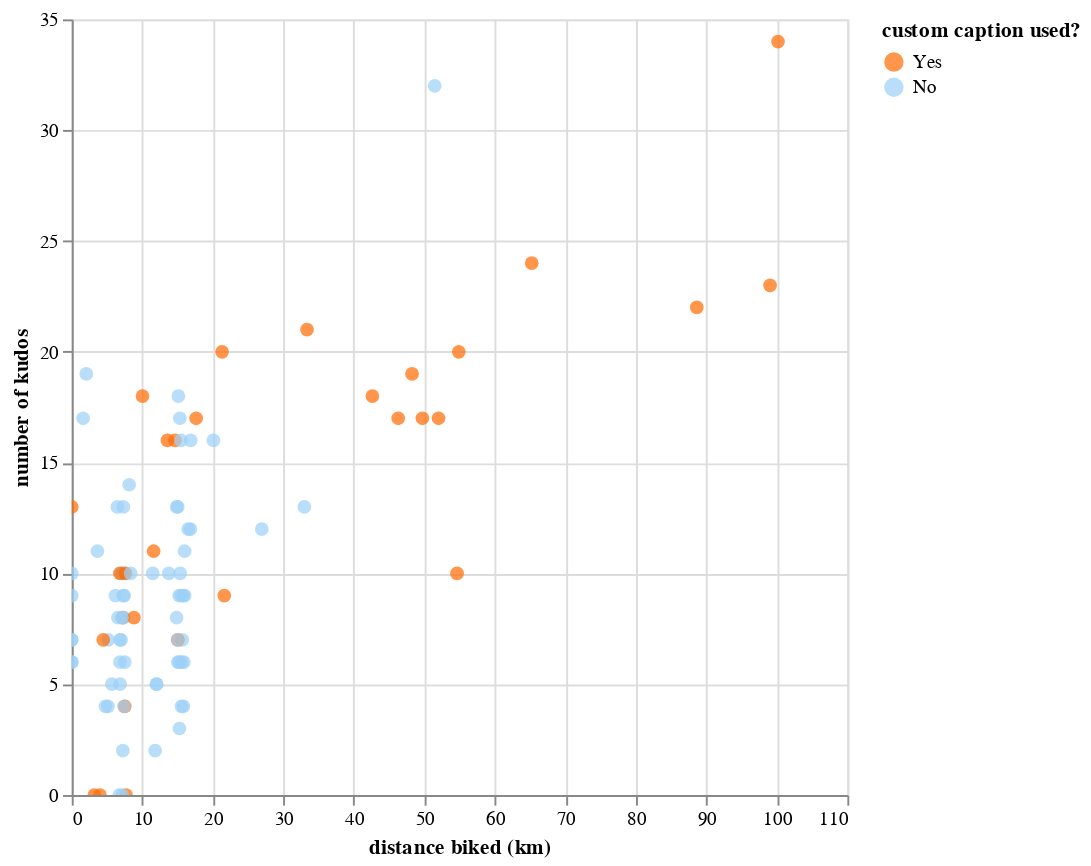

This figure's notebook cell:
### Code cell
caption_analysis_bike = caption_analysis.filter(col("type") == "Ride").collect()

# building the chart - bike
chart_bike = alt.Chart(caption_analysis_bike).mark_point().encode(
    alt.X("distance:Q").title("distance biked (km)"),
    alt.Y("kudos_count:Q").title("number of kudos"),
    alt.Color("custom_caption_flag:N", 
              title="custom caption used?", 
              scale=alt.Scale(domain=["Yes", "No"], range=["#ff6a00", "#9cd0f7"])),  
    tooltip="start_date_local:T",
).transform_calculate(
    custom_caption_flag="datum.custom_caption_flag == 1 ? 'Yes':'No'"
).configure_point(
    size=50,
    filled=True
).properties(
    width=400,
    height=400
).interactive()

chart_bike

### Figure 1 — Vega-Lite specification as saved in the notebook (floating-point values rounded to 4 significant figures)
{"config": {"view": {"continuousWidth": 300, "continuousHeight": 300}, "point": {"filled": true, "size": 50}}, "data": {"name": "data-7ec3dee433818f48f816f1c3ac1b882c"}, "mark": {"type": "point"}, "encoding": {"color": {"field": "custom_caption_flag", "scale": {"domain": ["Yes", "No"], "range": ["#ff6a00", "#9cd0f7"]}, "title": "custom caption used?", "type": "nominal"}, "tooltip": {"field": "start_date_local", "type": "temporal"}, "x": {"field": "distance", "title": "distance biked (km)", "type": "quantitative"}, "y": {"field": "kudos_count", "title": "number of kudos", "type": "quantitative"}}, "height": 400, "params": [{"name": "param_8", "select": {"type": "interval", "encodings": ["x", "y"]}, "bind": "scales"}], "transform": [{"calculate": "datum.custom_caption_flag == 1 ? 'Yes':'No'", "as": "custom_caption_flag"}], "width": 400, "$schema": "https://vega.github.io/schema/vega-lite/v5.20.1.json", "datasets": {"data-7ec3dee433818f48f816f1c3ac1b882c": [{"name": "cross training", "type": "Ride", "kudos_count": 13, "start_date_local": "2024-01-08T00:00:00", "moving_time": 2720, "elapsed_time": 2720, "distance": 0.0, "custom_caption_flag": 1}, {"name": "Evening Workout", "type": "Ride", "kudos_count": 10, "start_date_local": "2024-01-10T00:00:00", "moving_time": 1804, "elapsed_time": 1804, "distance": 0.0, "custom_caption_flag": 0}, {"name": "Morning Ride", "type": "Ride", "kudos_count": 11, "start_date_local": "2024-01-10T00:00:00", "moving_time": 723, "elapsed_time": 934, "distance": 3.638, "custom_caption_flag": 0}, {"name": "Afternoon Ride", "type": "Ride", "kudos_count": 17, "start_date_local": "2024-01-14T00:00:00", "moving_time": 696, "elapsed_time": 1323, "distance": 1.617, "custom_caption_flag": 0}, {"name": "Afternoon Workout", "type": "Ride", "kudos_count": 9, "start_date_local": "2024-01-19T00:00:00", "moving_time": 2705, "elapsed_time": 2705, "distance": 0.0, "custom_caption_flag": 0}, {"name": "Afternoon Workout", "type": "Ride", "kudos_count": 7, "start_date_local": "2024-01-22T00:00:00", "moving_time": 1809, "elapsed_time": 1809, "distance": 0.0, "custom_caption_flag": 0}, {"name": "Afternoon Workout", "type": "Ride", "kudos_count": 7, "start_date_local": "2024-01-29T00:00:00", "moving_time": 1810, "elapsed_time": 1810, "distance": 0.0, "custom_caption_flag": 0}, {"name": "Evening Workout", "type": "Ride", "kudos_count": 6, "start_date_local": "2024-01-30T00:00:00", "moving_time": 1805, "elapsed_time": 1805, "distance": 0.0, "custom_caption_flag": 0}, {"name": "Morning Ride", "type": "Ride", "kudos_count": 13, "start_date_local": "2024-04-23T00:00:00", "moving_time": 1506, "elapsed_time": 1903, "distance": 7.321, "custom_caption_flag": 0}, {"name": "Afternoon Ride", "type": "Ride", "kudos_count": 19, "start_date_local": "2024-04-28T00:00:00", "moving_time": 229, "elapsed_time": 229, "distance": 2.066, "custom_caption_flag": 0}, {"name": "Wandle trail with EG", "type": "Ride", "kudos_count": 18, "start_date_local": "2024-05-05T00:00:00", "moving_time": 2926, "elapsed_time": 3740, "distance": 10.03, "custom_caption_flag": 1}, {"name": "Night Ride", "type": "Ride", "kudos_count": 8, "start_date_local": "2024-05-16T00:00:00", "moving_time": 1505, "elapsed_time": 1602, "distance": 7.22, "custom_caption_flag": 1}, {"name": "Afternoon Ride", "type": "Ride", "kudos_count": 10, "start_date_local": "2024-05-16T00:00:00", "moving_time": 1431, "elapsed_time": 1593, "distance": 7.219, "custom_caption_flag": 0}, {"name": "Morning Ride", "type": "Ride", "kudos_count": 18, "start_date_local": "2024-05-22T00:00:00", "moving_time": 3107, "elapsed_time": 3655, "distance": 15.13, "custom_caption_flag": 0}, {"name": "Evening Ride", "type": "Ride", "kudos_count": 13, "start_date_local": "2024-05-23T00:00:00", "moving_time": 1379, "elapsed_time": 1968, "distance": 6.47, "custom_caption_flag": 0}, {"name": "Lunch Ride", "type": "Ride", "kudos_count": 8, "start_date_local": "2024-05-23T00:00:00", "moving_time": 1420, "elapsed_time": 1533, "distance": 7.392, "custom_caption_flag": 0}, {"name": "tao tao ju", "type": "Ride", "kudos_count": 16, "start_date_local": "2024-05-25T00:00:00", "moving_time": 2813, "elapsed_time": 3538, "distance": 14.65, "custom_caption_flag": 1}, {"name": "Morning Ride", "type": "Ride", "kudos_count": 14, "start_date_local": "2024-05-26T00:00:00", "moving_time": 1876, "elapsed_time": 2067, "distance": 8.146, "custom_caption_flag": 0}, {"name": "Evening Ride", "type": "Ride", "kudos_count": 10, "start_date_local": "2024-05-28T00:00:00", "moving_time": 1588, "elapsed_time": 1730, "distance": 7.023, "custom_caption_flag": 0}, {"name": "Morning Ride", "type": "Ride", "kudos_count": 10, "start_date_local": "2024-05-28T00:00:00", "moving_time": 1498, "elapsed_time": 1727, "distance": 7.425, "custom_caption_flag": 0}, {"name": "Evening Ride", "type": "Ride", "kudos_count": 12, "start_date_local": "2024-05-29T00:00:00", "moving_time": 3562, "elapsed_time": 4253, "distance": 16.84, "custom_caption_flag": 0}, {"name": "riding a brompton to drink lucky saints", "type": "Ride", "kudos_count": 17, "start_date_local": "2024-05-29T00:00:00", "moving_time": 3651, "elapsed_time": 4190, "distance": 17.64, "custom_caption_flag": 1}, {"name": "Evening Ride", "type": "Ride", "kudos_count": 9, "start_date_local": "2024-06-03T00:00:00", "moving_time": 1576, "elapsed_time": 1715, "distance": 7.294, "custom_caption_flag": 0}, {"name": "2 substation", "type": "Ride", "kudos_count": 8, "start_date_local": "2024-06-03T00:00:00", "moving_time": 2135, "elapsed_time": 2707, "distance": 8.817, "custom_caption_flag": 1}, {"name": "Morning Ride", "type": "Ride", "kudos_count": 16, "start_date_local": "2024-06-03T00:00:00", "moving_time": 3281, "elapsed_time": 3574, "distance": 15.5, "custom_caption_flag": 0}, {"name": "Evening Ride", "type": "Ride", "kudos_count": 4, "start_date_local": "2024-06-05T00:00:00", "moving_time": 3612, "elapsed_time": 3876, "distance": 15.83, "custom_caption_flag": 0}, {"name": "Morning Ride", "type": "Ride", "kudos_count": 13, "start_date_local": "2024-06-05T00:00:00", "moving_time": 3173, "elapsed_time": 3646, "distance": 14.88, "custom_caption_flag": 0}, {"name": "Night Ride", "type": "Ride", "kudos_count": 4, "start_date_local": "2024-06-07T00:00:00", "moving_time": 1734, "elapsed_time": 1734, "distance": 7.52, "custom_caption_flag": 1}, {"name": "brompton getting no rest this summer", "type": "Ride", "kudos_count": 10, "start_date_local": "2024-06-07T00:00:00", "moving_time": 1462, "elapsed_time": 1570, "distance": 7.633, "custom_caption_flag": 1}, {"name": "born 2 frolick 😎", "type": "Ride", "kudos_count": 10, "start_date_local": "2024-06-07T00:00:00", "moving_time": 1811, "elapsed_time": 2057, "distance": 6.828, "custom_caption_flag": 1}, {"name": "Afternoon Ride", "type": "Ride", "kudos_count": 4, "start_date_local": "2024-06-07T00:00:00", "moving_time": 996, "elapsed_time": 1197, "distance": 4.788, "custom_caption_flag": 0}, {"name": "bike from track", "type": "Ride", "kudos_count": 0, "start_date_local": "2024-06-08T00:00:00", "moving_time": 840, "elapsed_time": 840, "distance": 3.2, "custom_caption_flag": 1}, {"name": "physio and back", "type": "Ride", "kudos_count": 11, "start_date_local": "2024-06-11T00:00:00", "moving_time": 2580, "elapsed_time": 3293, "distance": 11.61, "custom_caption_flag": 1}, {"name": "Morning Ride", "type": "Ride", "kudos_count": 10, "start_date_local": "2024-06-11T00:00:00", "moving_time": 2358, "elapsed_time": 2571, "distance": 11.49, "custom_caption_flag": 0}, {"name": "Evening Ride", "type": "Ride", "kudos_count": 12, "start_date_local": "2024-06-12T00:00:00", "moving_time": 3644, "elapsed_time": 4057, "distance": 16.52, "custom_caption_flag": 0}, {"name": "Morning Ride", "type": "Ride", "kudos_count": 9, "start_date_local": "2024-06-12T00:00:00", "moving_time": 3250, "elapsed_time": 3751, "distance": 15.54, "custom_caption_flag": 0}, {"name": "Lunch Ride", "type": "Ride", "kudos_count": 11, "start_date_local": "2024-06-13T00:00:00", "moving_time": 3851, "elapsed_time": 4668, "distance": 16.0, "custom_caption_flag": 0}, {"name": "Evening Ride", "type": "Ride", "kudos_count": 17, "start_date_local": "2024-06-19T00:00:00", "moving_time": 3281, "elapsed_time": 3584, "distance": 15.33, "custom_caption_flag": 0}, {"name": "Afternoon Ride", "type": "Ride", "kudos_count": 4, "start_date_local": "2024-06-19T00:00:00", "moving_time": 3343, "elapsed_time": 3967, "distance": 15.57, "custom_caption_flag": 0}, {"name": "Evening Ride", "type": "Ride", "kudos_count": 6, "start_date_local": "2024-06-20T00:00:00", "moving_time": 1588, "elapsed_time": 1699, "distance": 7.529, "custom_caption_flag": 0}, {"name": "Evening Ride", "type": "Ride", "kudos_count": 4, "start_date_local": "2024-06-20T00:00:00", "moving_time": 1484, "elapsed_time": 1655, "distance": 7.413, "custom_caption_flag": 0}, {"name": "Afternoon Ride", "type": "Ride", "kudos_count": 16, "start_date_local": "2024-06-22T00:00:00", "moving_time": 5037, "elapsed_time": 5914, "distance": 20.09, "custom_caption_flag": 0}, {"name": "Night Ride", "type": "Ride", "kudos_count": 0, "start_date_local": "2024-06-24T00:00:00", "moving_time": 1692, "elapsed_time": 1786, "distance": 7.715, "custom_caption_flag": 1}, {"name": "Evening Ride", "type": "Ride", "kudos_count": 0, "start_date_local": "2024-06-24T00:00:00", "moving_time": 1460, "elapsed_time": 1744, "distance": 7.167, "custom_caption_flag": 0}, {"name": "Afternoon Ride", "type": "Ride", "kudos_count": 3, "start_date_local": "2024-06-25T00:00:00", "moving_time": 3593, "elapsed_time": 5364, "distance": 15.27, "custom_caption_flag": 0}, {"name": "Morning Ride", "type": "Ride", "kudos_count": 2, "start_date_local": "2024-06-25T00:00:00", "moving_time": 2514, "elapsed_time": 2757, "distance": 11.82, "custom_caption_flag": 0}, {"name": "Evening Ride", "type": "Ride", "kudos_count": 5, "start_date_local": "2024-06-26T00:00:00", "moving_time": 2687, "elapsed_time": 3873, "distance": 12.01, "custom_caption_flag": 0}, {"name": "Morning Ride", "type": "Ride", "kudos_count": 8, "start_date_local": "2024-06-26T00:00:00", "moving_time": 3387, "elapsed_time": 3813, "distance": 14.87, "custom_caption_flag": 0}, {"name": "Evening Ride", "type": "Ride", "kudos_count": 9, "start_date_local": "2024-06-28T00:00:00", "moving_time": 1592, "elapsed_time": 1635, "distance": 7.448, "custom_caption_flag": 0}, {"name": "Afternoon Ride", "type": "Ride", "kudos_count": 7, "start_date_local": "2024-06-28T00:00:00", "moving_time": 1378, "elapsed_time": 1637, "distance": 7.008, "custom_caption_flag": 0}, {"name": "Lunch Ride", "type": "Ride", "kudos_count": 16, "start_date_local": "2024-06-30T00:00:00", "moving_time": 4258, "elapsed_time": 7908, "distance": 16.87, "custom_caption_flag": 0}, {"name": "Evening Ride", "type": "Ride", "kudos_count": 8, "start_date_local": "2024-07-01T00:00:00", "moving_time": 1642, "elapsed_time": 1745, "distance": 6.55, "custom_caption_flag": 0}, {"name": "Morning Ride", "type": "Ride", "kudos_count": 7, "start_date_local": "2024-07-01T00:00:00", "moving_time": 1479, "elapsed_time": 1607, "distance": 6.818, "custom_caption_flag": 0}, {"name": "Afternoon Ride", "type": "Ride", "kudos_count": 6, "start_date_local": "2024-07-02T00:00:00", "moving_time": 1449, "elapsed_time": 1577, "distance": 6.841, "custom_caption_flag": 0}, {"name": "Morning Ride", "type": "Ride", "kudos_count": 7, "start_date_local": "2024-07-02T00:00:00", "moving_time": 1064, "elapsed_time": 1288, "distance": 5.167, "custom_caption_flag": 0}, {"name": "Grim", "type": "Ride", "kudos_count": 7, "start_date_local": "2024-07-03T00:00:00", "moving_time": 1210, "elapsed_time": 1395, "distance": 4.47, "custom_caption_flag": 1}, {"name": "Morning Ride", "type": "Ride", "kudos_count": 5, "start_date_local": "2024-07-03T00:00:00", "moving_time": 1469, "elapsed_time": 1957, "distance": 6.87, "custom_caption_flag": 0}, {"name": "Afternoon Ride", "type": "Ride", "kudos_count": 6, "start_date_local": "2024-07-04T00:00:00", "moving_time": 2940, "elapsed_time": 3314, "distance": 15.23, "custom_caption_flag": 0}, {"name": "Morning Ride", "type": "Ride", "kudos_count": 12, "start_date_local": "2024-07-07T00:00:00", "moving_time": 5417, "elapsed_time": 7075, "distance": 26.95, "custom_caption_flag": 0}, {"name": "These stupid dulwich hills", "type": "Ride", "kudos_count": 16, "start_date_local": "2024-07-09T00:00:00", "moving_time": 2917, "elapsed_time": 3295, "distance": 13.57, "custom_caption_flag": 1}, {"name": "Lunch Ride", "type": "Ride", "kudos_count": 5, "start_date_local": "2024-07-09T00:00:00", "moving_time": 1143, "elapsed_time": 1251, "distance": 5.692, "custom_caption_flag": 0}, {"name": "Lunch Ride", "type": "Ride", "kudos_count": 4, "start_date_local": "2024-07-09T00:00:00", "moving_time": 1007, "elapsed_time": 1387, "distance": 5.138, "custom_caption_flag": 0}, {"name": "watch died", "type": "Ride", "kudos_count": 0, "start_date_local": "2024-07-10T00:00:00", "moving_time": 847, "elapsed_time": 847, "distance": 4.0, "custom_caption_flag": 1}, {"name": "Tour De Cathlon", "type": "Ride", "kudos_count": 20, "start_date_local": "2024-07-10T00:00:00", "moving_time": 4665, "elapsed_time": 11743, "distance": 21.32, "custom_caption_flag": 1}, {"name": "Morning Ride", "type": "Ride", "kudos_count": 9, "start_date_local": "2024-07-10T00:00:00", "moving_time": 2950, "elapsed_time": 3361, "distance": 15.23, "custom_caption_flag": 0}, {"name": "Afternoon Ride", "type": "Ride", "kudos_count": 13, "start_date_local": "2024-07-11T00:00:00", "moving_time": 7130, "elapsed_time": 10316, "distance": 32.99, "custom_caption_flag": 0}, {"name": "Evening Ride", "type": "Ride", "kudos_count": 10, "start_date_local": "2024-07-12T00:00:00", "moving_time": 2032, "elapsed_time": 4477, "distance": 8.352, "custom_caption_flag": 0}, {"name": "solo bikepacking", "type": "Ride", "kudos_count": 19, "start_date_local": "2024-07-13T00:00:00", "moving_time": 12579, "elapsed_time": 20461, "distance": 48.27, "custom_caption_flag": 1}, {"name": "Bike back from Epping Forest campsite", "type": "Ride", "kudos_count": 17, "start_date_local": "2024-07-14T00:00:00", "moving_time": 15045, "elapsed_time": 18984, "distance": 52.02, "custom_caption_flag": 1}, {"name": "Lunch Ride", "type": "Ride", "kudos_count": 5, "start_date_local": "2024-07-15T00:00:00", "moving_time": 2560, "elapsed_time": 2953, "distance": 12.05, "custom_caption_flag": 0}, {"name": "Evening Ride", "type": "Ride", "kudos_count": 7, "start_date_local": "2024-07-16T00:00:00", "moving_time": 3206, "elapsed_time": 3522, "distance": 15.69, "custom_caption_flag": 0}, {"name": "Night Ride", "type": "Ride", "kudos_count": 7, "start_date_local": "2024-07-17T00:00:00", "moving_time": 3079, "elapsed_time": 3558, "distance": 15.04, "custom_caption_flag": 1}, {"name": "Morning Ride", "type": "Ride", "kudos_count": 10, "start_date_local": "2024-07-17T00:00:00", "moving_time": 2935, "elapsed_time": 3436, "distance": 15.38, "custom_caption_flag": 0}, {"name": "Evening Ride", "type": "Ride", "kudos_count": 13, "start_date_local": "2024-07-18T00:00:00", "moving_time": 3121, "elapsed_time": 3646, "distance": 15.04, "custom_caption_flag": 0}, {"name": "Afternoon Ride", "type": "Ride", "kudos_count": 9, "start_date_local": "2024-07-18T00:00:00", "moving_time": 2968, "elapsed_time": 3714, "distance": 16.01, "custom_caption_flag": 0}, {"name": "finally fell off my bike clipped in", "type": "Ride", "kudos_count": 24, "start_date_local": "2024-07-28T00:00:00", "moving_time": 13438, "elapsed_time": 22030, "distance": 65.24, "custom_caption_flag": 1}, {"name": "Morning Ride", "type": "Ride", "kudos_count": 7, "start_date_local": "2024-07-31T00:00:00", "moving_time": 2666, "elapsed_time": 3111, "distance": 15.01, "custom_caption_flag": 0}, {"name": "first ride w de ver cycles", "type": "Ride", "kudos_count": 10, "start_date_local": "2024-08-10T00:00:00", "moving_time": 9046, "elapsed_time": 12903, "distance": 54.65, "custom_caption_flag": 1}, {"name": "Evening Ride", "type": "Ride", "kudos_count": 8, "start_date_local": "2024-08-21T00:00:00", "moving_time": 1391, "elapsed_time": 1508, "distance": 7.128, "custom_caption_flag": 0}, {"name": "Lunch Ride", "type": "Ride", "kudos_count": 9, "start_date_local": "2024-09-14T00:00:00", "moving_time": 1328, "elapsed_time": 1868, "distance": 6.192, "custom_caption_flag": 0}, {"name": "Afternoon Ride", "type": "Ride", "kudos_count": 6, "start_date_local": "2024-09-15T00:00:00", "moving_time": 3267, "elapsed_time": 3480, "distance": 15.89, "custom_caption_flag": 0}, {"name": "Morning Ride", "type": "Ride", "kudos_count": 32, "start_date_local": "2024-09-15T00:00:00", "moving_time": 13844, "elapsed_time": 23789, "distance": 51.48, "custom_caption_flag": 0}, {"name": "Nooooo more hills", "type": "Ride", "kudos_count": 21, "start_date_local": "2024-09-18T00:00:00", "moving_time": 7098, "elapsed_time": 9446, "distance": 33.37, "custom_caption_flag": 1}, {"name": "Evening Ride", "type": "Ride", "kudos_count": 0, "start_date_local": "2024-09-19T00:00:00", "moving_time": 1279, "elapsed_time": 1570, "distance": 6.751, "custom_caption_flag": 0}, {"name": "Afternoon Ride", "type": "Ride", "kudos_count": 2, "start_date_local": "2024-09-19T00:00:00", "moving_time": 1561, "elapsed_time": 1645, "distance": 7.246, "custom_caption_flag": 0}, {"name": "Morning Ride", "type": "Ride", "kudos_count": 10, "start_date_local": "2024-09-20T00:00:00", "moving_time": 2613, "elapsed_time": 3258, "distance": 13.76, "custom_caption_flag": 0}, {"name": "box hill 📦", "type": "Ride", "kudos_count": 22, "start_date_local": "2024-09-28T00:00:00", "moving_time": 16231, "elapsed_time": 25874, "distance": 88.65, "custom_caption_flag": 1}, {"name": "with Saahil", "type": "Ride", "kudos_count": 17, "start_date_local": "2024-10-05T00:00:00", "moving_time": 9335, "elapsed_time": 14122, "distance": 49.73, "custom_caption_flag": 1}, {"name": "better than the tube", "type": "Ride", "kudos_count": 9, "start_date_local": "2024-10-11T00:00:00", "moving_time": 3993, "elapsed_time": 4958, "distance": 21.63, "custom_caption_flag": 1}, {"name": "What the hell", "type": "Ride", "kudos_count": 34, "start_date_local": "2024-10-13T00:00:00", "moving_time": 18383, "elapsed_time": 26431, "distance": 100.2, "custom_caption_flag": 1}, {"name": "what am I beKOMing", "type": "Ride", "kudos_count": 17, "start_date_local": "2024-10-17T00:00:00", "moving_time": 7793, "elapsed_time": 9094, "distance": 46.3, "custom_caption_flag": 1}, {"name": "Morning Ride", "type": "Ride", "kudos_count": 6, "start_date_local": "2024-10-23T00:00:00", "moving_time": 2866, "elapsed_time": 3913, "distance": 15.6, "custom_caption_flag": 0}, {"name": "really good at picking routes", "type": "Ride", "kudos_count": 18, "start_date_local": "2024-10-24T00:00:00", "moving_time": 7382, "elapsed_time": 8091, "distance": 42.64, "custom_caption_flag": 1}, {"name": "Box Hill", "type": "Ride", "kudos_count": 20, "start_date_local": "2024-11-01T00:00:00", "moving_time": 9039, "elapsed_time": 10890, "distance": 54.89, "custom_caption_flag": 1}, {"name": "Lunch Ride", "type": "Ride", "kudos_count": 9, "start_date_local": "2024-11-09T00:00:00", "moving_time": 2976, "elapsed_time": 3572, "distance": 15.85, "custom_caption_flag": 0}, {"name": "Brixton CC - 0.96km off", "type": "Ride", "kudos_count": 23, "start_date_local": "2024-11-10T00:00:00", "moving_time": 16710, "elapsed_time": 21890, "distance": 99.04, "custom_caption_flag": 1}, {"name": "Morning Ride", "type": "Ride", "kudos_count": 6, "start_date_local": "2024-11-10T00:00:00", "moving_time": 2, "elapsed_time": 2, "distance": 0.0, "custom_caption_flag": 0}, {"name": "Morning Ride", "type": "Ride", "kudos_count": 6, "start_date_local": "2024-11-11T00:00:00", "moving_time": 2918, "elapsed_time": 3482, "distance": 15.05, "custom_caption_flag": 0}]}}
